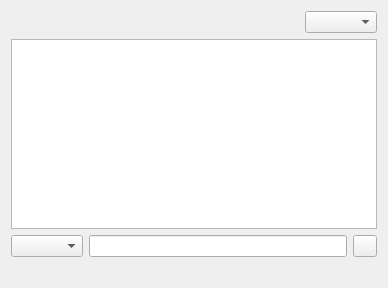
<?xml version="1.0" encoding="UTF-8"?>
<ui version="4.0">
 <class>UIPublicHubs</class>
 <widget class="QWidget" name="UIPublicHubs">
  <property name="geometry">
   <rect>
    <x>0</x>
    <y>0</y>
    <width>388</width>
    <height>288</height>
   </rect>
  </property>
  <property name="windowTitle">
   <string>Form</string>
  </property>
  <layout class="QVBoxLayout" name="verticalLayout">
   <item>
    <layout class="QHBoxLayout" name="horizontalLayout">
     <item>
      <spacer name="horizontalSpacer">
       <property name="orientation">
        <enum>Qt::Horizontal</enum>
       </property>
       <property name="sizeHint" stdset="0">
        <size>
         <width>40</width>
         <height>20</height>
        </size>
       </property>
      </spacer>
     </item>
     <item>
      <widget class="QComboBox" name="comboBox_HUBS"/>
     </item>
    </layout>
   </item>
   <item>
    <widget class="QTreeView" name="treeView">
     <property name="editTriggers">
      <set>QAbstractItemView::NoEditTriggers</set>
     </property>
     <property name="showDropIndicator" stdset="0">
      <bool>false</bool>
     </property>
     <property name="alternatingRowColors">
      <bool>true</bool>
     </property>
     <property name="selectionMode">
      <enum>QAbstractItemView::ExtendedSelection</enum>
     </property>
     <property name="rootIsDecorated">
      <bool>false</bool>
     </property>
     <property name="itemsExpandable">
      <bool>false</bool>
     </property>
     <property name="sortingEnabled">
      <bool>true</bool>
     </property>
     <property name="animated">
      <bool>true</bool>
     </property>
     <property name="expandsOnDoubleClick">
      <bool>false</bool>
     </property>
    </widget>
   </item>
   <item>
    <widget class="QFrame" name="frame">
     <property name="minimumSize">
      <size>
       <width>0</width>
       <height>10</height>
      </size>
     </property>
     <property name="frameShape">
      <enum>QFrame::NoFrame</enum>
     </property>
     <property name="frameShadow">
      <enum>QFrame::Plain</enum>
     </property>
     <layout class="QGridLayout" name="gridLayout_2">
      <property name="margin">
       <number>0</number>
      </property>
      <item row="0" column="1">
       <widget class="LineEdit" name="lineEdit_FILTER"/>
      </item>
      <item row="0" column="0">
       <widget class="QComboBox" name="comboBox_FILTER"/>
      </item>
      <item row="0" column="2">
       <widget class="QToolButton" name="toolButton_CLOSEFILTER">
        <property name="text">
         <string/>
        </property>
       </widget>
      </item>
     </layout>
    </widget>
   </item>
   <item>
    <widget class="QLabel" name="label_STATUS">
     <property name="text">
      <string/>
     </property>
    </widget>
   </item>
  </layout>
 </widget>
 <customwidgets>
  <customwidget>
   <class>LineEdit</class>
   <extends>QLineEdit</extends>
   <header>LineEdit.h</header>
  </customwidget>
 </customwidgets>
 <resources/>
 <connections/>
</ui>
